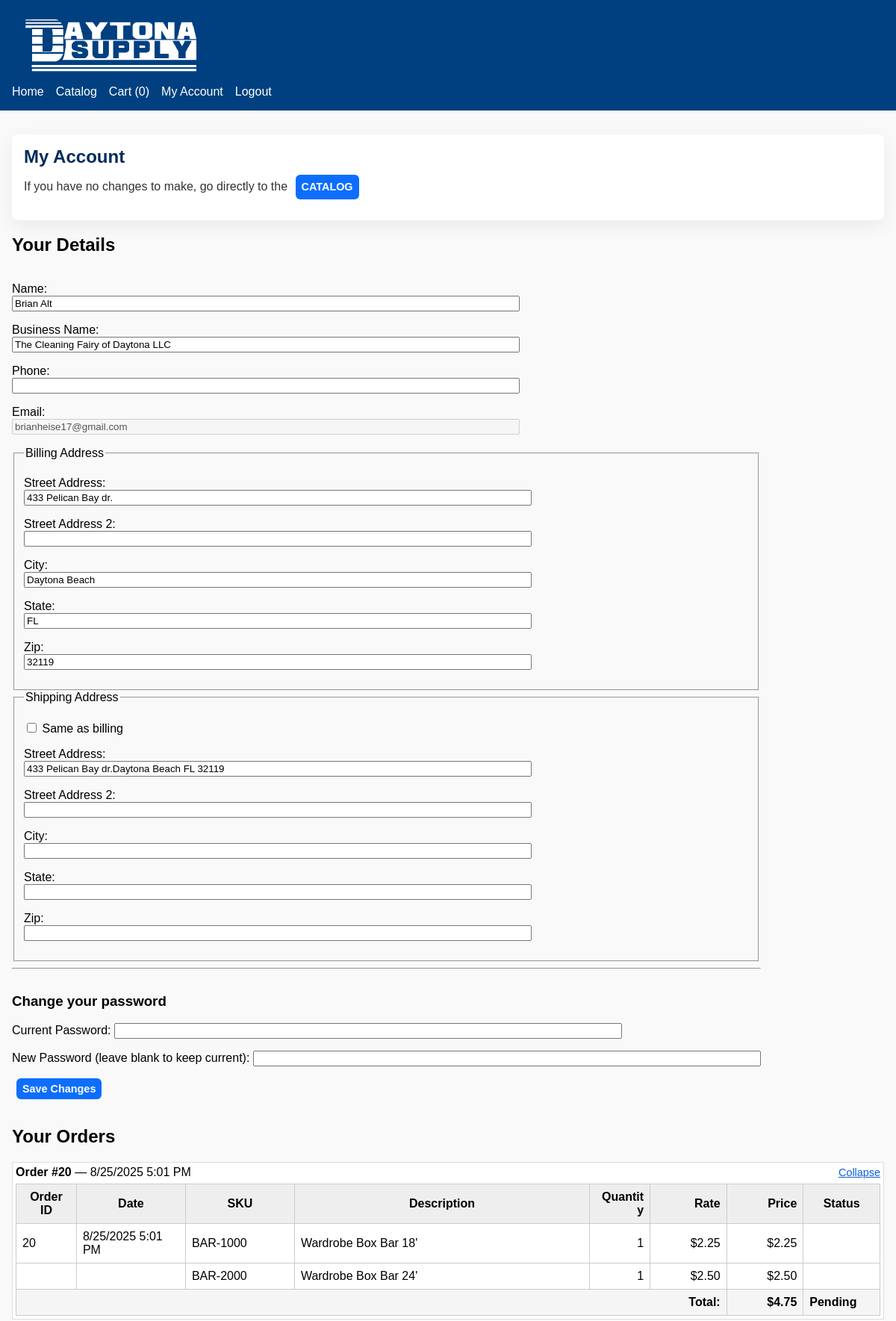
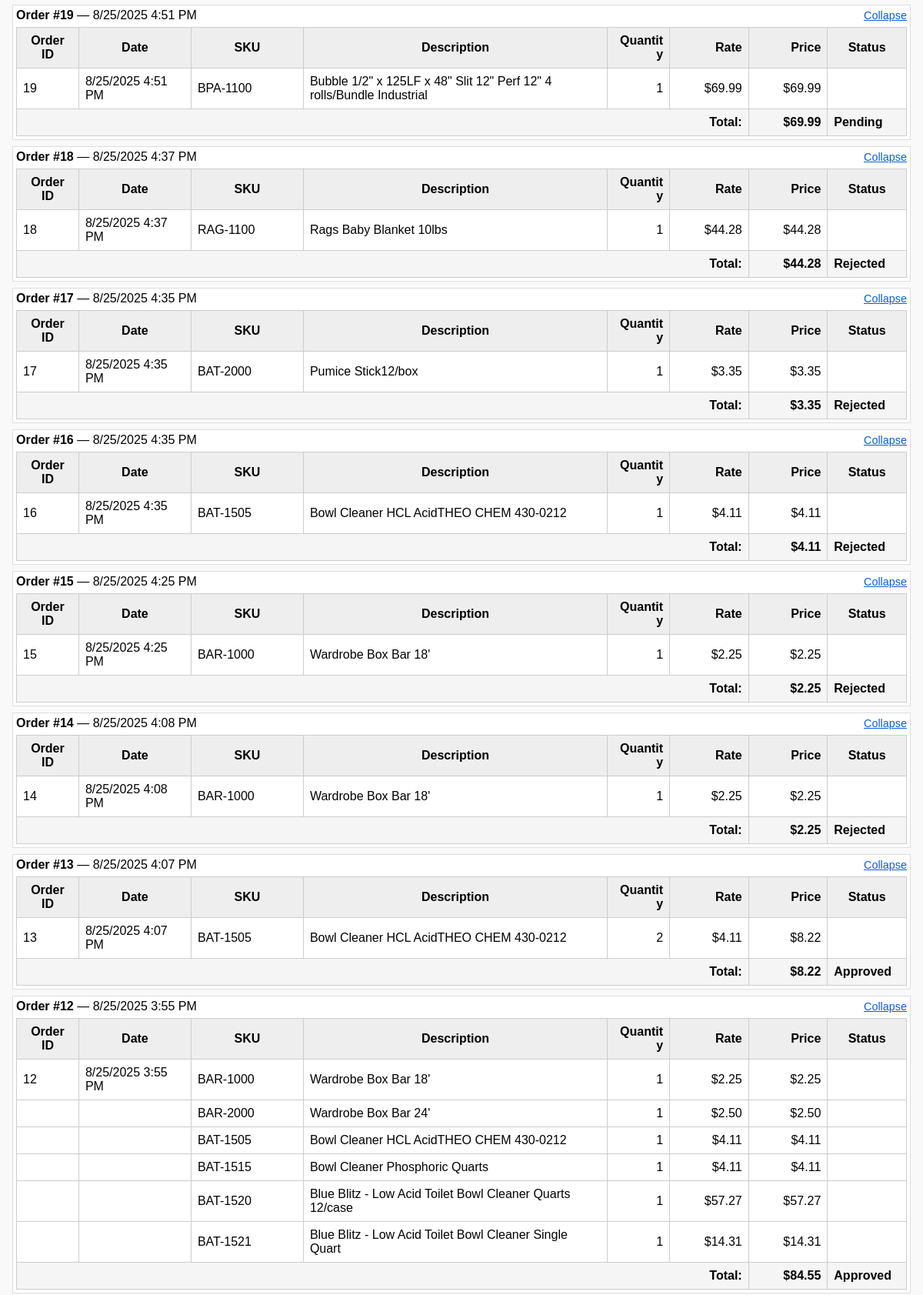
The page /account.php (signed in, upper part) on the database its author committed (2 pictures, top to bottom).
### tables this page shows
CREATE TABLE orders (
        id INTEGER PRIMARY KEY AUTOINCREMENT,
        customer_id INTEGER NOT NULL,
        status TEXT NOT NULL,
        total REAL NOT NULL,
        created_at TEXT NOT NULL, archived INTEGER DEFAULT 0,
        FOREIGN KEY(customer_id) REFERENCES customers(id)
    );

CREATE TABLE order_items (
        id INTEGER PRIMARY KEY AUTOINCREMENT,
        order_id INTEGER NOT NULL,
        product_id INTEGER NOT NULL,
        quantity INTEGER NOT NULL,
        FOREIGN KEY(order_id) REFERENCES orders(id),
        FOREIGN KEY(product_id) REFERENCES products(id)
    );

CREATE TABLE products (
        id INTEGER PRIMARY KEY AUTOINCREMENT,
        name TEXT NOT NULL,
        description TEXT,
        price REAL NOT NULL
    );

### includes/functions.php (called while the page is built, shortened)
<?php
function getProductById(int $id): ?array
{
    $db = getDb();
    $stmt = $db->prepare('SELECT * FROM products WHERE id = :id');
    $stmt->execute([':id' => $id]);
    $prod = $stmt->fetch(PDO::FETCH_ASSOC);
    return $prod ?: null;
}
function getOrdersByCustomer(int $customerId): array
{
    $db = getDb();
    $stmt = $db->prepare('SELECT * FROM orders WHERE customer_id = :customer_id ORDER BY created_at DESC');
    $stmt->execute([':customer_id' => $customerId]);
    return $stmt->fetchAll(PDO::FETCH_ASSOC);
}
function getOrderItems(int $orderId): array
{
    $db = getDb();
    $stmt = $db->prepare('SELECT * FROM order_items WHERE order_id = :order_id');
    $stmt->execute([':order_id' => $orderId]);
    return $stmt->fetchAll(PDO::FETCH_ASSOC);
}

### account.php (the view, shortened to what this page needs)
<?php
require_once __DIR__ . '/includes/functions.php';
$customer = $_SESSION['customer'];
$orders = getOrdersByCustomer((int)$customer['id']);
usort($orders, function($a, $b) {
    $ta = strtotime($a['created_at'] ?? '');
    $tb = strtotime($b['created_at'] ?? '');
    return $tb <=> $ta;
});
include __DIR__ . '/includes/header.php';
?>
<section class="page-hero">
    <h1>My Account</h1>
    <p class="lead">If you have no changes to make, go directly to the <a href="catalogue.php" class="proceed-btn">CATALOG</a></p>
</section>
<h2>Your Details</h2>
<form id="account_form" method="post" action="account.php" class="vertical-form">
    <p>Name:<br> <input type="text" name="name" value="<?= htmlspecialchars($customer['name']) ?>" required autocomplete="off"></p>
    <p>Business Name:<br> <input type="text" name="business_name" value="<?= htmlspecialchars($customer['business_name']) ?>" autocomplete="off"></p>
    <p>Phone:<br> <input type="text" name="phone" value="<?= htmlspecialchars($customer['phone']) ?>" autocomplete="off"></p>
    <p>Email:<br> <input type="email" value="<?= htmlspecialchars($customer['email']) ?>" disabled autocomplete="off"></p>
    <fieldset>
        <legend>Billing Address</legend>
    <p>Street Address:<br><input type="text" name="billing_street" value="<?= htmlspecialchars($customer['billing_line1'] ?? $customer['billing_street'] ?? '') ?>" autocomplete="off"></p>
    <p>Street Address 2:<br><input type="text" name="billing_street2" value="<?= htmlspecialchars($customer['billing_street2'] ?? '') ?>" autocomplete="off"></p>
        <p>City:<br><input type="text" name="billing_city" value="<?= htmlspecialchars($customer['billing_city'] ?? '') ?>" autocomplete="off"></p>
        <p>State:<br><input type="text" name="billing_state" value="<?= htmlspecialchars($customer['billing_state'] ?? '') ?>" autocomplete="off"></p>
    <p>Zip:<br><input type="text" name="billing_zip" value="<?= htmlspecialchars($customer['billing_postal_code'] ?? $customer['billing_zip'] ?? '') ?>" autocomplete="off"></p>
    </fieldset>
    <?php $sameBillingChecked = (trim(($customer['shipping_line1'] ?? $customer['shipping_street'] ?? '')) === trim(($customer['billing_line1'] ?? $customer['billing_street'] ?? ''))); ?>
    <fieldset>
        <legend>Shipping Address</legend>
        <p><label><input type="checkbox" name="same_as_billing" id="account_same_billing" value="1" <?= $sameBillingChecked ? 'checked' : '' ?>> Same as billing</label></p>
        <div id="account_shipping_fields">
            <p>Street Address:<br><input type="text" name="shipping_street" value="<?= htmlspecialchars($customer['shipping_line1'] ?? $customer['shipping_street'] ?? '') ?>" autocomplete="off"></p>
            <p>Street Address 2:<br><input type="text" name="shipping_street2" value="<?= htmlspecialchars($customer['shipping_street2'] ?? '') ?>" autocomplete="off"></p>
            <p>City:<br><input type="text" name="shipping_city" value="<?= htmlspecialchars($customer['shipping_city'] ?? '') ?>" autocomplete="off"></p>
            <p>State:<br><input type="text" name="shipping_state" value="<?= htmlspecialchars($customer['shipping_state'] ?? '') ?>" autocomplete="off"></p>
            <p>Zip:<br><input type="text" name="shipping_zip" value="<?= htmlspecialchars($customer['shipping_postal_code'] ?? $customer['shipping_zip'] ?? '') ?>" autocomplete="off"></p>
        </div>
    </fieldset>
    <hr>
    <section style="margin-top:2em;">
        <h3>Change your password</h3>
        <p>Current Password: <input type="password" name="current_password" autocomplete="new-password"></p>
        <p>New Password (leave blank to keep current): <input type="password" name="password" autocomplete="new-password"></p>
    </section>
    <p><button type="submit" class="proceed-btn">Save Changes</button></p>
</form>
<h2>Your Orders</h2>
<?php if (!empty($orders)): ?>
    <?php foreach ($orders as $order): ?>
        <?php $items = getOrderItems((int)$order['id']); $orderTotal = 0.0; ?>
        <div class="order-group">
            <div style="display:flex; justify-content:space-between; align-items:center; margin-bottom:6px;">
                <div><strong>Order #<?= $order['id']; ?></strong> — <?= htmlspecialchars(date('n/j/Y g:i A', strtotime($order['created_at']))); ?></div>
                <div><span class="order-toggle" data-order="<?= $order['id']; ?>">Collapse</span></div>
            </div>
            <table class="account-table order-items" data-order="<?= $order['id']; ?>">
                <tr>
                    <th>Order ID</th>
                    <th>Date</th>
                    <th>SKU</th>
                    <th>Description</th>
                    <th class="numeric">Quantity</th>
                    <th class="numeric">Rate</th>
                    <th class="numeric">Price</th>
                    <th>Status</th>
                </tr>
                <?php if (!empty($items)): ?>
                    <?php $firstItem = true; foreach ($items as $item): ?>
                        <?php
                            $qty = (int)$item['quantity'];
                            $sku = htmlspecialchars($item['product_name'] ?? '');
                            $pricePerUnit = isset($item['product_price']) ? (float)$item['product_price'] : null;
                            if ($sku === '' || $pricePerUnit === null) {
                                $prod = getProductById((int)$item['product_id']);
                                if ($prod) {
                                    $sku = htmlspecialchars($prod['name']);
                                    $desc = htmlspecialchars($prod['description'] ?? $prod['name']);
                                    $pricePerUnit = (float)$prod['price'];
                                } else {
                                    $sku = 'Unknown item';
                                    $desc = 'Unknown product';
                                    $pricePerUnit = 0.0;
                                }
                            } else {
                                $desc = htmlspecialchars($item['product_description'] ?? $item['product_name']);
                            }
                            $rate = $pricePerUnit;
                            $price = $rate * $qty;
                            $orderTotal += $price;
                        ?>
                        <tr>
                            <?php if ($firstItem): ?>
                                <td><?= $order['id']; ?></td>
                                <td><?= htmlspecialchars(date('n/j/Y g:i A', strtotime($order['created_at']))); ?></td>
                            <?php else: ?>
                                <td></td>
                                <td></td>
                            <?php endif; ?>
                            <td><?= htmlspecialchars($sku); ?></td>
                            <td><?= $desc; ?></td>
                            <td class="numeric"><?= $qty; ?></td>
                            <td class="numeric">$<?= number_format($rate, 2); ?></td>
                            <td class="numeric">$<?= number_format($price, 2); ?></td>
                            <td></td>
                        </tr>
                        <?php $firstItem = false; ?>
                    <?php endforeach; ?>
                    <tr class="order-total-row">
                        <td colspan="6" style="text-align:right"><strong>Total:</strong></td>
                        <td class="numeric"><strong>$<?= number_format($orderTotal, 2); ?></strong></td>
                        <td><?= htmlspecialchars($order['status']); ?></td>
                    </tr>
                <?php else: ?>
                    <tr><td colspan="8">No items for order #<?= $order['id']; ?></td></tr>
                <?php endif; ?>
            </table>
        </div>
    <?php endforeach; ?>
<?php else: ?>
    <p>You have not placed any orders.</p>
<?php endif; ?>
<?php include __DIR__ . '/includes/footer.php'; ?>

### assets/styles.css (style rules this page uses)
body { font-family: Arial, sans-serif; margin: 0; padding: 0; background: #f9f9f9; }
table { width: 100%; border-collapse: collapse; }
table th, table td { border: 1px solid #ccc; padding: 0.5em; }
table th { background: #eee; }
td.numeric, th.numeric { text-align: right; white-space: nowrap; }
.order-group { border: 1px solid #ddd; background: #fff; margin-bottom: 0.5em; padding: 0.25em; }
.order-total-row td { background: #f5f5f5; font-weight: 700; }
.order-toggle { cursor: pointer; color: #0b5ed7; text-decoration: underline; font-size: 0.9em; }
form { display: inline-block; }
button { padding: 0.5em 1em; background: #004080; color: white; border: none; cursor: pointer; }
#account_form input[type="text"], #account_form input[type="email"], #account_form input[type="password"], #account_form input[type="number"], #account_form textarea, #account_form select { width: 680px; max-width: 100%; box-sizing: border-box; }
.lead { margin:0 0 0.75em 0; font-size:1rem; color:#222; line-height:1.4; }
.page-hero { background: #ffffff; padding: 1em; border-radius: 8px; box-shadow: 0 8px 24px rgba(0,0,0,0.06); margin: 1em 0; }
.page-hero h1, .page-hero h2 { margin: 0 0 0.45em 0; color: #002b5c; }
.page-hero .lead { margin: 0 0 0.75em 0; color: #333; }
.proceed-btn { display:inline-block; padding:6px 8px; background:#0d6efd; color:#fff; border-radius:6px; text-decoration:none; font-weight:700; font-size:0.9rem; margin-left:6px; }
.cart-table, .admin-table, .account-table { table-layout: fixed; width: 100%; }
.cart-table td, .cart-table th, .admin-table td, .admin-table th, .account-table td, .account-table th { white-space: normal; overflow-wrap: break-word; word-break: break-word; }
.account-table.order-items th:nth-child(1), .account-table.order-items td:nth-child(1) { width: 6%; }
.account-table.order-items th:nth-child(2), .account-table.order-items td:nth-child(2) { width: 12%; }
.account-table.order-items th:nth-child(3), .account-table.order-items td:nth-child(3) { width: 12%; }
.account-table.order-items th:nth-child(4), .account-table.order-items td:nth-child(4) { width: 35%; }
.account-table.order-items th:nth-child(5), .account-table.order-items td:nth-child(5) { width: 6%; }
.account-table.order-items th:nth-child(6), .account-table.order-items td:nth-child(6) { width: 8%; }
.account-table.order-items th:nth-child(7), .account-table.order-items td:nth-child(7) { width: 8%; }
.account-table.order-items th:nth-child(8), .account-table.order-items td:nth-child(8) { width: 8%; }

### rows shown on the page
orders: id "20", created_at "8/25/2025 5:01 PM", orderTotal "4.75", status "Pending"
order_items: order "20", order.created_at "8/25/2025 5:01 PM", product.name "BAR-1000", product.description "Wardrobe Box Bar 18'", quantity "1", product.price "2.25"
order_items: product.name "BAR-2000", product.description "Wardrobe Box Bar 24'", quantity "1", product.price "2.50", price "2.50"
orders: id "19", created_at "8/25/2025 4:51 PM", orderTotal "69.99", status "Pending"
order_items: order "19", order.created_at "8/25/2025 4:51 PM", product.name "BPA-1100", product.description "Bubble 1/2\" x 125LF x 48\" Slit 12\" Perf 12\" 4 rolls/Bundle Industrial", quantity "1", product.price "69.99"
orders: id "18", created_at "8/25/2025 4:37 PM", orderTotal "44.28", status "Rejected"
order_items: order "18", order.created_at "8/25/2025 4:37 PM", product.name "RAG-1100", product.description "Rags Baby Blanket 10lbs", quantity "1", product.price "44.28"
orders: id "17", created_at "8/25/2025 4:35 PM", orderTotal "3.35", status "Rejected"
order_items: order "17", order.created_at "8/25/2025 4:35 PM", product.name "BAT-2000", product.description "Pumice Stick12/box", quantity "1", product.price "3.35"
orders: id "16", created_at "8/25/2025 4:35 PM", orderTotal "4.11", status "Rejected"
order_items: order "16", order.created_at "8/25/2025 4:35 PM", product.name "BAT-1505", product.description "Bowl Cleaner HCL AcidTHEO CHEM 430-0212", quantity "1", product.price "4.11"
orders: id "15", created_at "8/25/2025 4:25 PM", orderTotal "2.25", status "Rejected"
order_items: order "15", order.created_at "8/25/2025 4:25 PM", product.name "BAR-1000", product.description "Wardrobe Box Bar 18'", quantity "1", product.price "2.25"
orders: id "14", created_at "8/25/2025 4:08 PM", orderTotal "2.25", status "Rejected"
order_items: order "14", order.created_at "8/25/2025 4:08 PM", product.name "BAR-1000", product.description "Wardrobe Box Bar 18'", quantity "1", product.price "2.25"
orders: id "13", created_at "8/25/2025 4:07 PM", orderTotal "8.22", status "Approved"
order_items: order "13", order.created_at "8/25/2025 4:07 PM", product.name "BAT-1505", product.description "Bowl Cleaner HCL AcidTHEO CHEM 430-0212", quantity "2", product.price "4.11", price "8.22"
orders: id "12", created_at "8/25/2025 3:55 PM", orderTotal "84.55", status "Approved"
order_items: order "12", order.created_at "8/25/2025 3:55 PM", product.name "BAR-1000", product.description "Wardrobe Box Bar 18'", quantity "1", product.price "2.25"
order_items: product.name "BAR-2000", product.description "Wardrobe Box Bar 24'", quantity "1", product.price "2.50", price "2.50"
order_items: product.name "BAT-1505", product.description "Bowl Cleaner HCL AcidTHEO CHEM 430-0212", quantity "1", product.price "4.11"
order_items: product.name "BAT-1515", product.description "Bowl Cleaner Phosphoric Quarts", quantity "1", product.price "4.11"
order_items: product.name "BAT-1520", product.description "Blue Blitz - Low Acid Toilet Bowl Cleaner Quarts 12/case", quantity "1", product.price "57.27"
order_items: product.name "BAT-1521", product.description "Blue Blitz - Low Acid Toilet Bowl Cleaner Single Quart", quantity "1", product.price "14.31"

### other values the page prints
$cartCount "0"
